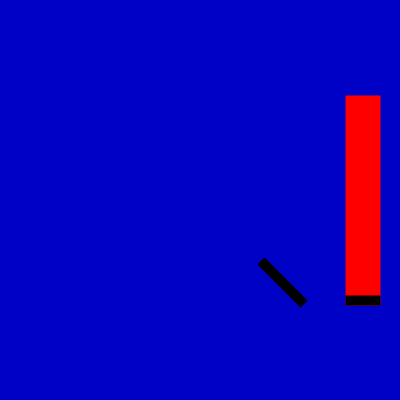
Frame 1 (no input)
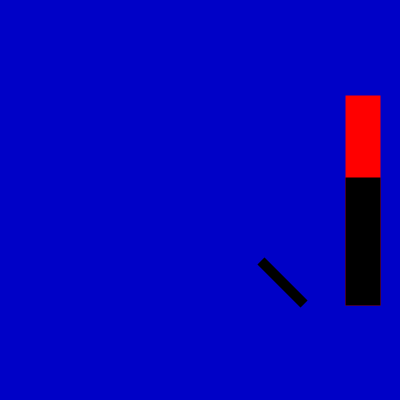
Frame 60 (the mouse pressed at the canvas centre just before this capture)
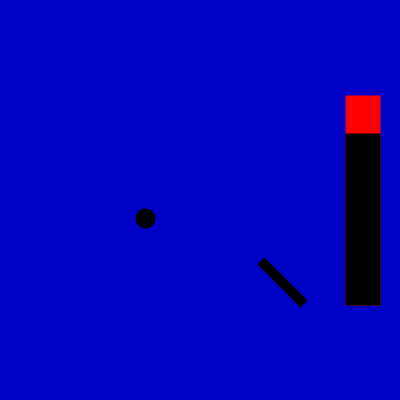
Frame 120 (the mouse held since frame 60 and released just before this capture)

The Processing sketch that drew these frames (run headless with seeded random() and noise(); from frame 60 on, the mouse is pressed at the canvas centre):

// Processing sketch: processing_47499
// ── processing_47499.pde

//Avery Meehan                              Professor Williams
//                                          Final Project                              

void setup() {
  size(400, 400);
  stroke(0);
  strokeWeight(10);
  strokeCap(PROJECT);
  ellipseMode(CENTER);
}
//*********************Power Bar**********************************
float power = 0;
float power_step = 2.0;
boolean powerup = true;
float powerMax = 200;
float powerFactor = 1.5;
float originX = 300;
float originY = 300;
float ballPowerX = 0;
float ballPowerY = 0;
float sliderX = 0;
float sliderY = 0;
float ballX = 0;
float ballY = 0;
boolean startBall = false;
float gravity = 0.7;
float resistance = 0.01;

//*************Power Bar Strength********************************
void draw(){
  background(455);
  fill(220);
  drawPowerGage();
  drawDirection();
  drawBall();
}
 
void drawPowerGage(){
  fill(255, 0, 0);
  stroke(255, 0, 0);
  rect(350 ,300 - powerMax , 25, powerMax);
  fill(0);
  stroke(0);
  rect(350 ,300 - power , 25, power);
    
  if(powerup) {
    power += power_step ;
    if(power >= powerMax) {
      powerup = false;
    }
  } else {
    power -= power_step ;
    if(power <= 0) {
      powerup = true;
    }
  }
}

void drawDirection(){
  fill(0);
  stroke(0);
  sliderX = directionX( originX, originY, 50);
  sliderY = directionY( originX, originY, 50);
  line(originX - sliderX, originY - sliderY, originX, originY);
}

void  drawBall(){
    
  if(startBall) {
    ellipse(ballX, ballY, 10, 10);
    ballPowerY -= gravity;
    ballPowerX *= (1 - resistance);
    ballX -= ballPowerX * 0.1;
    ballY -= ballPowerY * 0.1;
  }
}
  
float directionX(float x, float y, float r) {
  float xDistance = abs(x - min(mouseX, x));
  float yDistance = abs(y - min(mouseY, y));
  float distance = sqrt(pow(xDistance, 2) + pow(yDistance, 2));
  return xDistance * r / distance;
}

float directionY(float x, float y, float r) {
  float xDistance = abs(x - min(mouseX, x));
  float yDistance = abs(y - min(mouseY, y));
  float distance = sqrt(pow(xDistance, 2) + pow(yDistance, 2));
  return yDistance * r / distance;
}
 
void mousePressed() {
  ballX = originX;
  ballY = originY;
  float p = power / powerMax;
  println("power = " + p);
  ballPowerX = (sliderX * p + 2) * powerFactor;
  ballPowerY = (sliderY * p + 2) * powerFactor;
  startBall = true;
}                               
